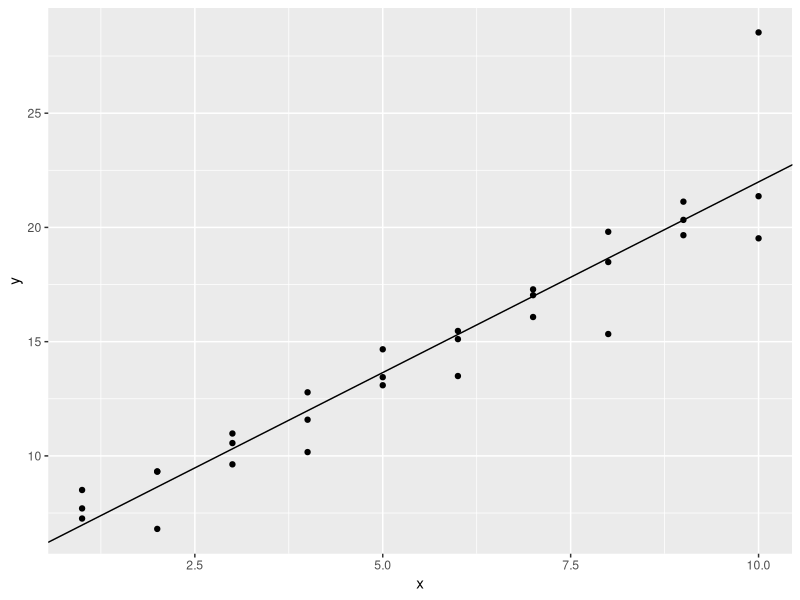
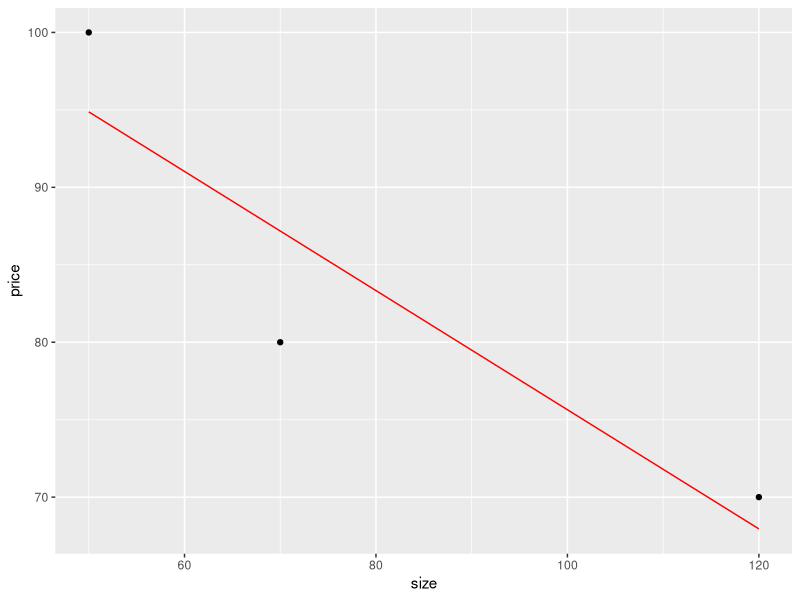
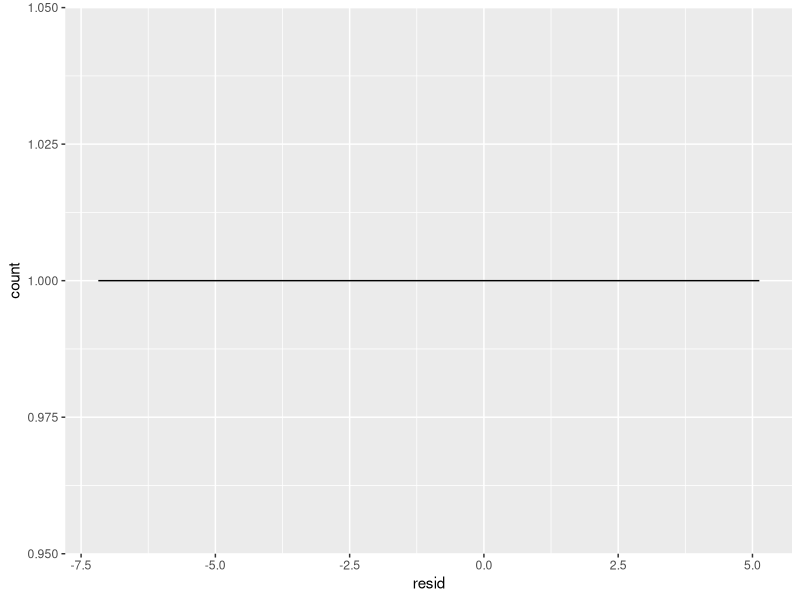
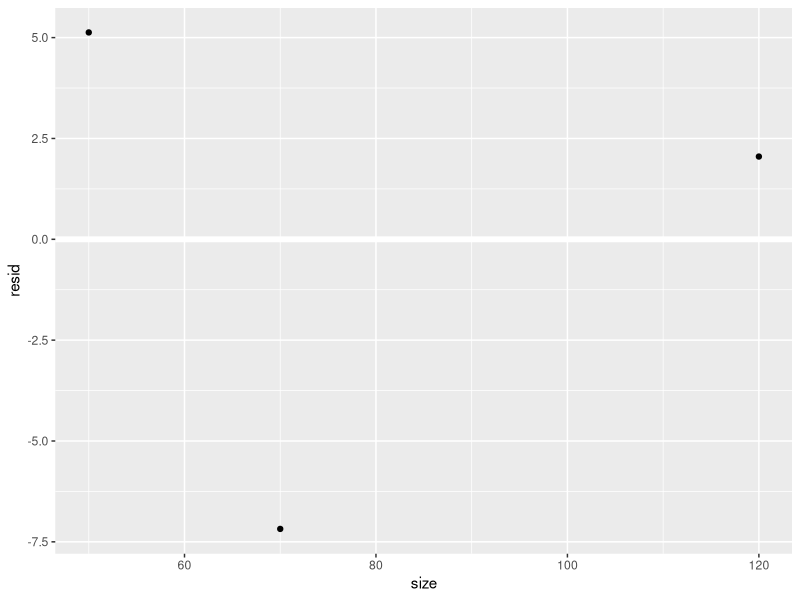
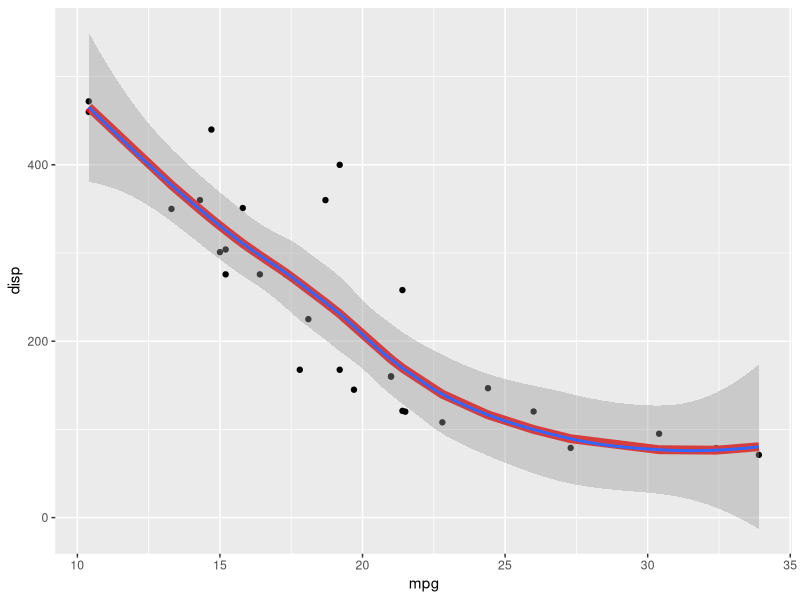

Here is the R script that generated these plots, in order: (Note: this script raises an error after producing the figures.)
# 第17章 使用modelr包处理模型
library(tidyverse)
library(ggplot2)
library(modelr)
options(na.action = na.warn) #更改全局设置：对na的处理为执行但警告



# 练习1 简单对数据集做个模型

sim1a <- tibble(
  x = rep(1:10, each = 3),
  y = x * 1.5 + 6 + rt(length(x), df = 2)
)

mod1 <- lm(y ~ x, data = sim1a)
coef1 <- coef(mod1)

ggplot(sim1a, aes(x, y)) + 
  geom_point() + 
  geom_abline(slope = coef1[2], intercept = coef1[1])




# 模型可视化
# 模型预测
# 使用data_grid创建“不存在”的预测项目（毕竟仅仅针对观测项目的预测只能叫做“训练”）

# 假如我们有个数据集是关于房价的
df <- tribble(
  ~region, ~size, ~price, 
  'urban', 50, 100, 
  'suburban', 70, 80, 
  'rural', 120, 70)

# 可是当我想要进行预测操作的时候，肯定是想预测现有组合之外的房子
# data_grid就可以将指定变量进行排列组合，形成新的“观测”
df_grid <- data_grid(df, price, size)

# 使用add_predict()将预测数值作为新列添加到数据框里
df_model <- lm(price ~ size, data = df)
df_pre <- add_predictions(data = df, model = df_model)


# 最后来进行可视化，这里的训练>测试>可视化的流程根据书说适用于所有的模型（相比于ggplot_abline
ggplot(data = df_pre, mapping = aes(x = size, y = price)) + 
  geom_point() + 
  geom_line(mapping = aes(y = pred), data = df_pre, color = 'red')


# 残差
# 可以使用add_residuals()给加一列残差，不过需要注意，填入的数据需要y值才能计算残差
# 当然也可以给残差绘图

mod <- function(data){
  lm(price ~ size, data = data)
}

df_pre_resid <- df %>% 
  mod() %>% 
  add_predictions(data = df, model = .) %>% 
  add_residuals(data = ., model = mod(.))

# 绘制频率曲线，残差和总为0
ggplot(data = df_pre_resid, mapping = aes(x = resid)) + 
  geom_freqpoly(stat = 'count')

# 配和pred_x绘制散点图
ggplot(df_pre_resid, aes(size, resid)) + 
  geom_ref_line(h = 0) +  #绘制y = 0的参考线
  geom_point()


# 练习1 使用loess()试试拟合，跟geom_smooth比比
df <- mtcars

df_pre_resid <- df %>% 
  loess(disp ~ mpg, data = .) %>% 
  add_predictions(data = df, model = .) %>% 
  add_residuals(data = ., model = loess(disp ~ mpg, data = .))

ggplot(data = df_pre_resid, aes(x = mpg, y = disp)) + 
  geom_point() + 
  geom_line(mapping = aes(y = pred), color = 'red', linewidth = 3) + 
  geom_smooth()


# 练习2 比较add_predictions、gather_predictions和spread_predictions的不同
df <- mtcars

mod1 <- lm(disp ~ mpg, data = df)
mod2 <- loess(disp ~ mpg, data = df)

df_1 <- add_predictions(df, mod)  #这个单独加一列预测值
df_2 <- gather_predictions(df, mod1, mod2)  #可以比较俩模型的预测值，最终输出长格式数据
df_3 <- spread_predictions(df, mod1, mod2)  #可以比较俩模型，最终输出段格式数据




# 公式与模型族
# 首先通过model_matrix讲了讲公式

# 这里的所谓公式感觉是指变量关系在r中的一种呈现形式，如y ~ x
# 而model_matrix则是将公式转换为r函数能够理解的[运算形式]

df <- tribble(
  ~y, ~x1, ~x2, 
  3, 4, 15, 
  5, 7, 11, 
  7, 13, 9, 
  8, 14, 8, 
  10, 17, 5)


# 那么假如我们想要构建公式 y ~ x1 + x2，这个公式在模型中首先被转换为下面的矩阵
model_matrix(df, y ~ x1 + x2)


# 分类变量
# 如果上一个例子感觉那个矩阵除了加一行截距没卵用，这里如果有分类变量可能会看出来点作用
df <- tribble(
  ~y, ~x1, ~x2, ~gender, ~class, 
  3, 4, 15, 'male', '1', 
  5, 7, 11, 'male', '2', 
  7, 13, 9, 'female', '3', 
  8, 14, 8, 'female', '3',
  10, 17, 5, 'male', '1')

# 可以看出它为分类变量性别班级创建了多个哑变量（dummy variable）做0-1编码
model_matrix(df, y ~ x1 + gender + class)

# 不过看起来分类变量似乎并不适合线性模型，因为为了损失最小，它倾向预测每个分类的均值
# 感觉单纯这样预测意义不大
mod <- lm(y ~ class, data = df)

# 所以从图里看就很明显
add_predictions(data = df, mod) %>% 
  ggplot(data = ., aes(x = class, y = y))+
  geom_point(size = 3)+
  geom_point(aes(y = pred), color = 'red')


# 交互项 连续+分类
# 这个通过 y ~ x1 * x2来实现，只要使用了*，交互项及其各个组成部分都会包含在模型中，挺好
# 书上演示了可加模型和交互模型的可视化区别，这里复现以作为练习吧
df <- modelr::sim3

mod1 <- lm(y ~ x1 + x2, df)
mod2 <- lm(y ~ x1 * x2, df)

grid <- df %>% 
  data_grid(x1, x2) %>%  #这一步是为了创造所有可能的预测项目
  gather_predictions(mod1, mod2)

# 绘制模型可视化，叠加模型各直线没有斜率差异
ggplot(df, aes(x1, y, color = x2)) + #散点还是需要原始数据
  geom_point() + 
  geom_line(data = grid, aes(x = x1, y = pred)) + #data_grid只是用于预测提供足够的预测值以便可视化
  scale_color_manual(values = c('a' = "red", 'b' = "blue", 'c' = "green", 'd' = "black")) + 
  facet_wrap(~ model)

# 利用残差一窥
df_res <- df %>% 
  gather_residuals(mod1, mod2)

# 然后对残差绘图，这里有个肉眼检查窍门，残差没有规律可循就是好，有规律就是不好
ggplot(df_res, aes(x1, resid, color = x2)) + 
  geom_point() + 
  scale_color_manual(values = c('a' = 'red', 'b' = 'green', 'c' = 'blue', 'd' = 'black')) +
  facet_grid(model ~ x2)


# 交互项 连续+连续
# 这里其实和连续+分类差不多，但是在使用data_grid生成唯一值的时候，连续变量明显水平忒多了，
# 所以可以使用seq_range()函数使用x变量最小值和最大值之间间隔相等的5个值来生成网格，
# 这个函数的pretty、trim、expand参数还是怪有点用的
df <- sim4
df_grid <- data_grid(df, 
                     x1 = seq_range(x = x1, n = 5), 
                     x2 = seq_range(x = x2, n = 5))

mod1 <- lm(y ~ x1 + x2, data = df)
mod2 <- lm(y ~ x1 * x2, data = df)

df_grid <- df_grid %>% 
  gather_predictions(mod1, mod2)

df_res <- df %>% 
  gather_residuals(mod1, mod2)

# 这里使用散点图
# 不过划线时由于x2不再离散，aes需要多声明一个group参数
ggplot() +
  geom_line(data = df_grid, aes(x = x1, y = pred, color = x2, group = x2)) + 
  facet_wrap(~ model)

# 当然从热力图看不明显差别
ggplot() + 
  geom_tile(df_grid, mapping = aes(x1, x2, fill = pred)) + 
  facet_wrap(~ model)


# 变量转换
# 这一节说白了就是通过指数对数平方开方，再结合泰勒定理，让原本的线性模型能拟合一些非线性的数据
df <- sim3

# 比如我们想弄个f(x) = x1^2 + x1的函数，公式不能写y ~ x^2，而是：
model_matrix(df, y ~ I(x1^2) + x1)

# 反例
model_matrix(df, y ~ x1^2 + x1)


# 然后就根据泰勒公式，任何平滑曲线都可以通过多项式来求和逼近
# 那么这个变量转化的应用则可：y ≈ a1 * x1 + a2 * x^2 + a3 * x^3 ...
# 但是在输入公式时候一个个输入I(x^2)、I(x^3)什么的太繁琐，这里就有一个辅助函数
model_matrix(df, y ~ poly(x1, 3))


# 但是书里貌似更推荐使用spline::ns()来替代poly()，因为说ploy的多项式可能会超出数据范围，ns更安全
library(splines)

model_matrix(df, y ~ ns(x1, 3))


# 然后就编了个数据集练习非线性拟合，这里就做复现练习吧
sim5 <- tibble(
  x = seq(0, 3.5 * pi, length = 50), 
  y = 4 * sin(x), + rnorm(length(x))
)

# 之后使用了五个基函数数量不同的模型
mod1 <- lm(y ~ ns(x, 1), data = sim5)
mod2 <- lm(y ~ ns(x, 2), data = sim5)
mod3 <- lm(y ~ ns(x, 3), data = sim5)
mod4 <- lm(y ~ ns(x, 4), data = sim5)
mod5 <- lm(y ~ ns(x, 5), data = sim5)
mod6 <- lm(y ~ ns(x, 6), data = sim5)

# 然后拟合，可视化比较
df <- sim5 %>% 
  gather_predictions(mod1, mod2, mod3, mod4, mod5, mod6)

ggplot(data = df) + 
  geom_point(aes(x, y)) + 
  geom_line(aes(x = x, y = pred), 
            color = 'red', linewidth = 3, alpha = 0.5) + 
  facet_wrap(~ model)


# 但是经过反思，这样的模型好像nb，但问题是我当前水平很难获取每个基函数的具体表达式。




# 缺失值
# 一般而言，r对缺失值要么报错要么闷声丢，所以在本章开始的option(na.action = na.warn)就是为了至少能给提醒一声
df <- data.frame(x = c(1, 2, NA, 4, 5), 
                 y = c(2, NA, 3, 4, 5))

# 一般这样的df会因为有na而报错，这时候可以声明na.action参数来保留但在计算时忽略na
mod <- lm(y ~ x, data = df, na.action = na.exclude)

# 使用nobs()可以知道建模实际上使用了多少样本
nobs(mod)




# 更多模型族这节建议直接看书P267